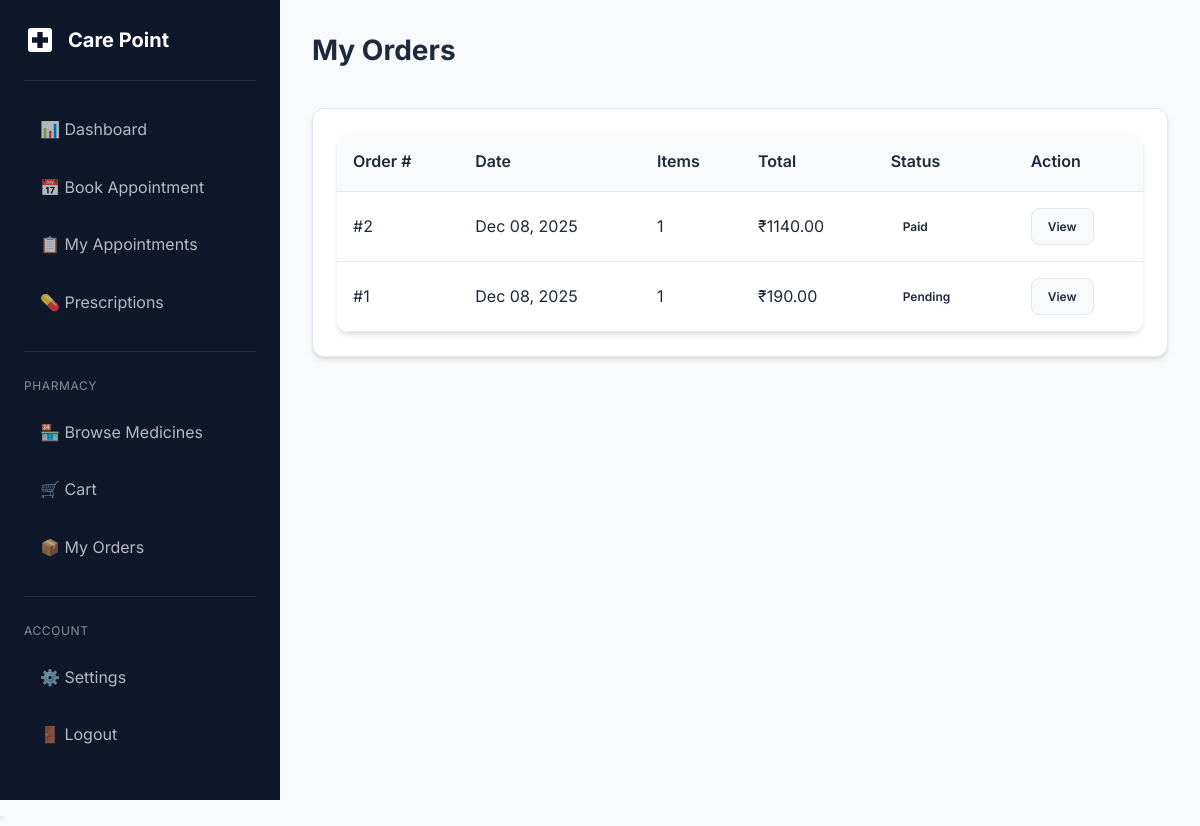
/pharmacy/orders/ (signed in), run on the app's committed database.
### pharmacy/models.py (models this page shows, shortened)
class PharmacyOrder(models.Model):
    class Status(models.TextChoices):
        PENDING = 'pending', 'Pending'
        PAID = 'paid', 'Paid'
        PROCESSING = 'processing', 'Processing'
        PACKED = 'packed', 'Packed'
        SHIPPED = 'shipped', 'Shipped'
        COMPLETED = 'completed', 'Completed'
        CANCELLED = 'cancelled', 'Cancelled'
    patient = models.ForeignKey(
        'patients.PatientProfile',
        on_delete=models.CASCADE,
        related_name='pharmacy_orders'
    )
    prescription = models.ForeignKey(
        'doctors.Prescription',
        on_delete=models.SET_NULL,
        null=True,
        blank=True,
        related_name='orders'
    )
    status = models.CharField(
        max_length=20,
        choices=Status.choices,
        default=Status.PENDING
    )
    total_amount = models.DecimalField(max_digits=10, decimal_places=2, default=0)
    shipping_address = models.TextField(blank=True)
    notes = models.TextField(blank=True)
    created_at = models.DateTimeField(auto_now_add=True)
    updated_at = models.DateTimeField(auto_now=True)
    class Meta:
        ordering = ['-created_at']

### pharmacy/views.py (the view)
# urls.py: path('orders/', views.order_history, name='order_history'),
@patient_required
def order_history(request):
    patient = request.user.patient_profile
    orders = PharmacyOrder.objects.filter(patient=patient).order_by('-created_at')
    context = {
        'orders': orders,
    }
    return render(request, 'pharmacy/order_history.html', context)

### accounts/models.py (called while the page is built)
    @property
    def is_patient(self):
        return self.role == self.Role.PATIENT

    @property
    def is_admin_user(self):
        return self.role == self.Role.ADMIN or self.is_superuser

### templates/pharmacy/order_history.html (shortened to what this page needs)
{% extends 'base.html' %}
{% load static %}
{% block extra_css %}
        <link rel="stylesheet" href="{% static 'css/style.css' %}">
    {% endblock %}
{% block content %}
<div class="dashboard-layout">
    {% include 'includes/sidebar.html' %}
    <main class="main-content">
        <div class="page-header"><h1 class="page-title">My Orders</h1></div>
        <div class="card">
            <div class="card-body">
                {% if orders %}
                <div class="table-container">
                    <table>
                        <thead><tr><th>Order #</th><th>Date</th><th>Items</th><th>Total</th><th>Status</th><th>Action</th></tr></thead>
                        <tbody>
                            {% for order in orders %}
                            <tr>
                                <td>#{{ order.pk }}</td>
                                <td>{{ order.created_at|date:"M d, Y" }}</td>
                                <td>{{ order.items.count }}</td>
                                <td>₹{{ order.total_amount }}</td>
                                <td><span class="badge badge-{{ order.status }}">{{ order.get_status_display }}</span></td>
                                <td><a href="{% url 'pharmacy:order_detail' order.pk %}" class="btn btn-sm btn-secondary">View</a></td>
                            </tr>
                            {% endfor %}
                        </tbody>
                    </table>
                </div>
                {% else %}
                <div class="empty-state"><p>No orders yet</p><a href="{% url 'pharmacy:medicine_list' %}" class="btn btn-primary mt-2">Browse Medicines</a></div>
                {% endif %}
            </div>
        </div>
    </main>
</div>
{% endblock %}

### static/css/style.css (style rules this page uses)
:root { --primary-color: #2563eb; --primary-dark: #1d4ed8; --primary-light: #3b82f6; --secondary-color: #0891b2; --accent-color: #06b6d4; --success-color: #10b981; --warning-color: #f59e0b; --danger-color: #ef4444; --info-color: #6366f1; --bg-primary: #f8fafc; --bg-secondary: #ffffff; --bg-dark: #1e293b; --bg-darker: #0f172a; --text-primary: #1e293b; --text-secondary: #64748b; --text-light: #94a3b8; --text-white: #ffffff; --border-color: #e2e8f0; --shadow-sm: 0 1px 2px 0 rgb(0 0 0 / 0.05); --shadow-md: 0 4px 6px -1px rgb(0 0 0 / 0.1), 0 2px 4px -2px rgb(0 0 0 / 0.1); --shadow-lg: 0 10px 15px -3px rgb(0 0 0 / 0.1), 0 4px 6px -4px rgb(0 0 0 / 0.1); --shadow-xl: 0 20px 25px -5px rgb(0 0 0 / 0.1), 0 8px 10px -6px rgb(0 0 0 / 0.1); --radius-sm: 0.375rem; --radius-md: 0.5rem; --radius-lg: 0.75rem; --radius-xl: 1rem; --transition: all 0.3s ease; }
* { margin: 0; padding: 0; box-sizing: border-box; }
body { font-family: 'Inter', -apple-system, BlinkMacSystemFont, 'Segoe UI', Roboto, sans-serif; background-color: var(--bg-primary); color: var(--text-primary); line-height: 1.6; }
h1, h2, h3, h4, h5, h6 { font-weight: 600; line-height: 1.3; margin-bottom: 0.5rem; }
h1 { font-size: 2.25rem; }
a { color: var(--primary-color); text-decoration: none; transition: var(--transition); }
.btn { display: inline-flex; align-items: center; justify-content: center; gap: 0.5rem; padding: 0.75rem 1.5rem; font-size: 0.875rem; font-weight: 600; border-radius: var(--radius-md); border: none; cursor: pointer; transition: var(--transition); text-decoration: none; }
.btn-secondary { background: var(--bg-primary); color: var(--text-primary); border: 1px solid var(--border-color); }
.btn-sm { padding: 0.5rem 1rem; font-size: 0.75rem; }
.card { background: var(--bg-secondary); border-radius: var(--radius-lg); box-shadow: var(--shadow-md); border: 1px solid var(--border-color); overflow: hidden; transition: var(--transition); }
.card-body { padding: 1.5rem; }
.table-container { overflow-x: auto; border-radius: var(--radius-lg); box-shadow: var(--shadow-md); }
table { width: 100%; border-collapse: collapse; background: var(--bg-secondary); }
th, td { padding: 1rem; text-align: left; border-bottom: 1px solid var(--border-color); }
th { background: var(--bg-primary); font-weight: 600; color: var(--text-primary); white-space: nowrap; }
.badge { display: inline-flex; align-items: center; padding: 0.25rem 0.75rem; font-size: 0.75rem; font-weight: 600; border-radius: 9999px; text-transform: capitalize; }
.dashboard-layout { display: flex; min-height: 100vh; }
.main-content { flex: 1; margin-left: 280px; padding: 2rem; }
.page-header { display: flex; justify-content: space-between; align-items: center; margin-bottom: 2rem; }
.page-title { font-size: 1.75rem; font-weight: 700; }

### data on the page
PharmacyOrder: pk "2", created_at "Dec 08, 2025", items.count "1", total_amount "1140.00", status "Paid"
PharmacyOrder: pk "1", created_at "Dec 08, 2025", items.count "1", total_amount "190.00", status "Pending"
